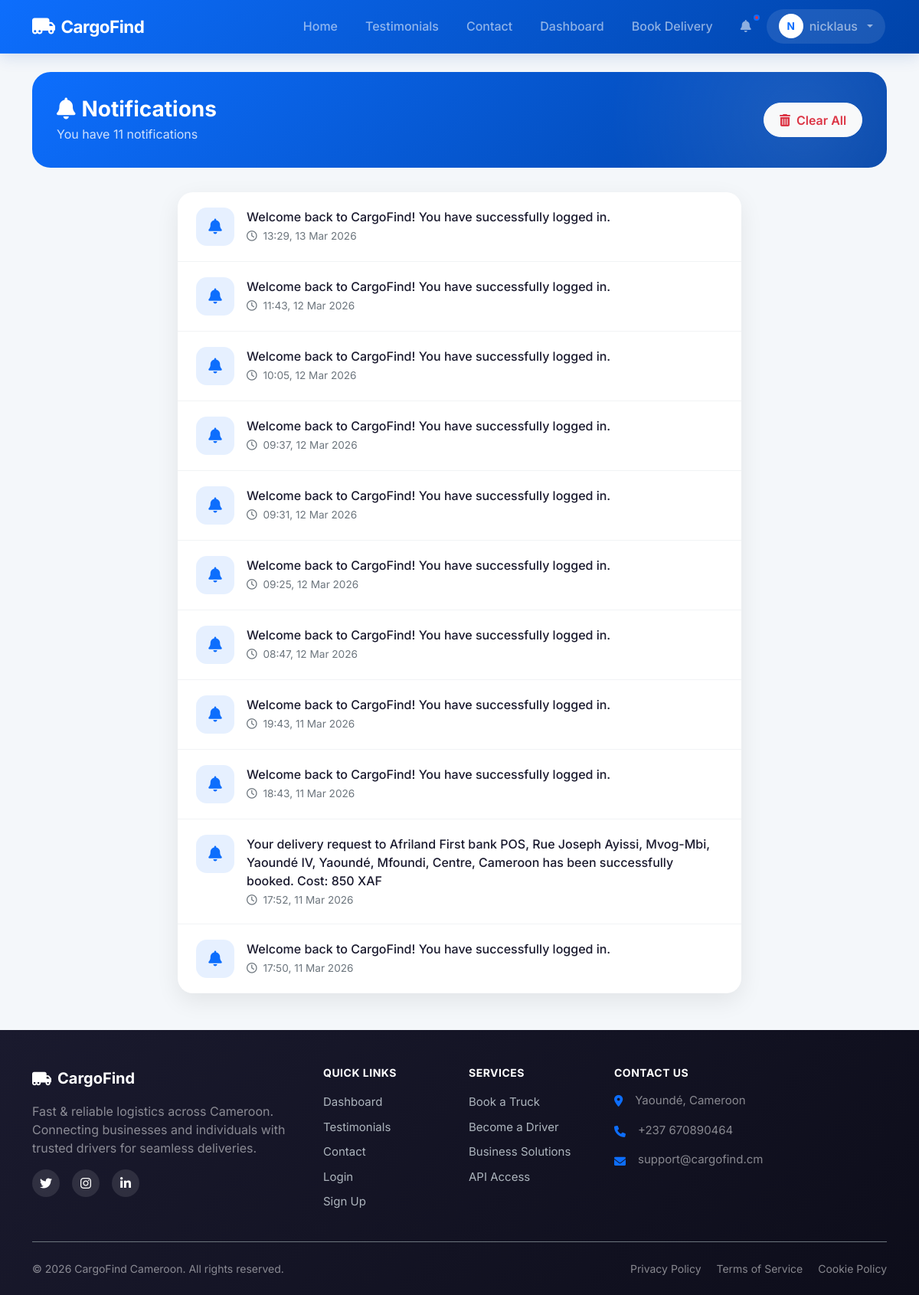
The page /notifications (signed in) on the database its author committed.
### models.py (models this page shows, shortened)
class User(UserMixin, db.Model):
    id = db.Column(db.Integer, primary_key=True)
    email = db.Column(db.String(120), unique=True, nullable=False)
    phone = db.Column(db.String(20), unique=True, nullable=False)
    password_hash = db.Column(db.String(255), nullable=False)
    full_name = db.Column(db.String(100), nullable=False)
    address = db.Column(db.String(200))
    role = db.Column(db.String(20), nullable=False) # 'customer', 'driver', 'admin'
    vehicle_type = db.Column(db.String(50)) # 'car', 'van', 'truck'
    vehicle_id = db.Column(db.String(50))
    license_url = db.Column(db.String(255))
    is_verified = db.Column(db.Boolean, default=False)
    registration_otp = db.Column(db.String(6))
    is_active = db.Column(db.Boolean, default=False)
    is_approved = db.Column(db.Boolean, default=False) # Admin approval
    current_lat = db.Column(db.Float)
    current_lng = db.Column(db.Float)
    deliveries_as_customer = db.relationship('Delivery', backref='customer', foreign_keys='Delivery.customer_id')
    deliveries_as_driver = db.relationship('Delivery', backref='driver', foreign_keys='Delivery.driver_id')
    notifications = db.relationship('Notification', backref='user', lazy=True)
    wallet = db.relationship('Wallet', backref='user', uselist=False)

class Notification(db.Model):
    id = db.Column(db.Integer, primary_key=True)
    user_id = db.Column(db.Integer, db.ForeignKey('user.id'), nullable=False)
    message = db.Column(db.String(255), nullable=False)
    is_read = db.Column(db.Boolean, default=False)
    created_at = db.Column(db.DateTime, default=datetime.utcnow)
    link = db.Column(db.String(100))

### app.py (the view)
@app.route('/notifications')
@login_required
def notifications():
    user_notifications = Notification.query.filter_by(user_id=current_user.id).order_by(Notification.created_at.desc()).all()
    for notif in user_notifications:
        notif.is_read = True
    db.session.commit()
    return render_template('notifications.html', notifications=user_notifications)

### templates/notifications.html (shortened to what this page needs)
{% extends 'base.html' %}
{% block content %}
<div class="row animate-up">
    <div class="col-12">
        <div class="page-header">
            <div class="d-flex justify-content-between align-items-center">
                <div>
                    <h1 class="page-title">
                        <i class="fas fa-bell me-2"></i>Notifications
                    </h1>
                    {% if notifications %}
                    <p class="page-subtitle">You have {{ notifications|length }} notification{{ '' if notifications|length == 1 else 's' }}</p>
                    {% else %}
                    <p class="page-subtitle">Stay updated with your deliveries</p>
                    {% endif %}
                </div>
                {% if notifications %}
                <form action="{{ url_for('clear_notifications') }}" method="POST">
                    <button type="submit" class="btn btn-light text-danger clear-btn">
                        <i class="fas fa-trash-alt me-2"></i>Clear All
                    </button>
                </form>
                {% endif %}
            </div>
        </div>
    </div>
</div>
<div class="row">
    <div class="col-lg-8 mx-auto">
        {% if notifications %}
        <div class="card notification-card">
            {% for notif in notifications %}
            <div class="notification-item" {% if notif.link %}onclick="window.location='{{ notif.link }}'" style="cursor: pointer;"{% endif %}>
                <div class="notification-icon info">
                    <i class="fas fa-bell"></i>
                </div>
                <div class="notification-content">
                    <p class="notification-message mb-0">{{ notif.message }}</p>
                    <span class="notification-time">
                        <i class="far fa-clock me-1"></i>
                        {{ notif.created_at.strftime('%H:%M, %d %b %Y') }}
                    </span>
                </div>
            </div>
            {% endfor %}
        </div>
        {% endif %}
    </div>
</div>
{% endblock %}

### templates/base.html (shortened to what this page needs)
<!DOCTYPE html>
<html lang="en">
<head>
    <link href="https://cdn.jsdelivr.net/npm/bootstrap@5.3.0/dist/css/bootstrap.min.css" rel="stylesheet">
    <link rel="stylesheet" href="https://cdnjs.cloudflare.com/ajax/libs/font-awesome/6.0.0/css/all.min.css">
    <link rel="stylesheet" href="https://unpkg.com/leaflet@1.9.4/dist/leaflet.css" />
    <link rel="stylesheet" href="{{ url_for('static', filename='css/style.css') }}">
</head>
<body class="animate-fade-in">
    <nav class="navbar navbar-expand-lg navbar-dark sticky-top">
        <div class="container">
            <a class="navbar-brand" href="{{ url_for('index') }}">
                <i class="fas fa-truck-moving"></i>
                <span>CargoFind</span>
            </a>
            <div class="collapse navbar-collapse" id="navbarNav">
                <ul class="navbar-nav ms-auto align-items-lg-center">
                    <li class="nav-item">
                        <a class="nav-link" href="{{ url_for('index') }}">
                             Home
                        </a>
                    </li>
                    <li class="nav-item">
                        <a class="nav-link" href="{{ url_for('testimonials') }}">
                             Testimonials
                        </a>
                    </li>
                    <li class="nav-item">
                        <a class="nav-link" href="{{ url_for('contact') }}">
                             Contact
                        </a>
                    </li>
                    {% if current_user.is_authenticated %}
                        {% if current_user.role == 'customer' %}
                            <li class="nav-item">
                                <a class="nav-link" href="{{ url_for('customer_dashboard') }}">
                                     Dashboard
                                </a>
                            </li>
                            <li class="nav-item">
                                <a class="nav-link" href="{{ url_for('book_delivery') }}">
                                     Book Delivery
                                </a>
                            </li>
                        {% elif current_user.role == 'driver' %}
                            <li class="nav-item">
                                <a class="nav-link" href="{{ url_for('driver_dashboard') }}">
                                    <i class="fas fa-tachometer-alt me-1 d-lg-none"></i> Driver Panel
                                </a>
                            </li>
                        {% endif %}
                        <li class="nav-item">
                            <a class="nav-link notification-badge" href="{{ url_for('notifications') }}">
                                <i class="fas fa-bell"></i>
                            </a>
                        </li>
                        <li class="nav-item dropdown">
                            <a class="nav-link nav-user dropdown-toggle" href="#" role="button" data-bs-toggle="dropdown">
                                <div class="nav-user-avatar">
                                    {{ current_user.full_name[0]|upper }}
                                </div>
                                <span class="d-none d-md-inline">{{ current_user.full_name.split()[0] }}</span>
                            </a>
                        </li>
                    {% endif %}
                </ul>
            </div>
        </div>
    </nav>
    <div class="container mt-4">
        {% block content %}{% endblock %}
    </div>
    <footer class="footer bg-dark text-white pt-5 pb-4 mt-5">
        <div class="container">
            <div class="d-none d-md-block">
                <div class="row">
                    <div class="col-lg-4 col-md-6 mb-4 mb-lg-0">
                        <a href="{{ url_for('index') }}" class="footer-brand d-flex align-items-center text-white text-decoration-none mb-3">
                            <i class="fas fa-truck-moving fa-lg me-2"></i>
                            <span class="fw-bold fs-5">CargoFind</span>
                        </a>
                        <p class="text-white-50 mb-3">Fast & reliable logistics across Cameroon. Connecting businesses and individuals with trusted drivers for seamless deliveries.</p>
                        <div class="d-flex gap-3">
                            <a href="#" class="social-link"><i class="fab fa-twitter"></i></a>
                            <a href="#" class="social-link"><i class="fab fa-instagram"></i></a>
                            <a href="#" class="social-link"><i class="fab fa-linkedin-in"></i></a>
                        </div>
                    </div>
                    <div class="col-lg-2 col-md-6 mb-4 mb-lg-0">
                        <h6 class="footer-heading text-uppercase fw-bold mb-3">Quick Links</h6>
                        <ul class="list-unstyled footer-links">
                            {% if not current_user.is_authenticated %}
                            <li><a href="{{ url_for('index') }}" class="footer-link">Home</a></li>
                            {% else %}
                            <li><a href="{% if current_user.role == 'admin' %}{{ url_for('admin_dashboard') }}{% elif current_user.role == 'driver' %}{{ url_for('driver_dashboard') }}{% else %}{{ url_for('customer_dashboard') }}{% endif %}" class="footer-link">Dashboard</a></li>
                            {% endif %}
                            <li><a href="{{ url_for('testimonials') }}" class="footer-link">Testimonials</a></li>
                            <li><a href="{{ url_for('contact') }}" class="footer-link">Contact</a></li>
                            <li><a href="{{ url_for('login') }}" class="footer-link">Login</a></li>
                            <li><a href="{{ url_for('register') }}" class="footer-link">Sign Up</a></li>
                        </ul>
                    </div>
                    <div class="col-lg-2 col-md-6 mb-4 mb-lg-0">
                        <h6 class="footer-heading text-uppercase fw-bold mb-3">Services</h6>
                        <ul class="list-unstyled footer-links">
                            <li><a href="{{ url_for('register') }}" class="footer-link">Book a Truck</a></li>
                            <li><a href="{{ url_for('register') }}" class="footer-link">Become a Driver</a></li>
                            <li><a href="{{ url_for('contact') }}" class="footer-link">Business Solutions</a></li>
                            <li><a href="{{ url_for('contact') }}" class="footer-link">API Access</a></li>
                        </ul>
                    </div>
                    <div class="col-lg-4 col-md-6">
                        <h6 class="footer-heading text-uppercase fw-bold mb-3">Contact Us</h6>
                        <ul class="list-unstyled footer-contact">
                            <li class="mb-3 d-flex align-items-start">
                                <i class="fas fa-map-marker-alt mt-1 me-3 text-primary"></i>
                                <span class="text-white-50">Yaoundé, Cameroon</span>
                            </li>
                            <li class="mb-3 d-flex align-items-center">
                                <i class="fas fa-phone mt-1 me-3 text-primary"></i>
                                <span class="text-white-50">+237 670890464</span>
                            </li>
                            <li class="mb-3 d-flex align-items-center">
                                <i class="fas fa-envelope mt-1 me-3 text-primary"></i>
                                <span class="text-white-50">support@cargofind.cm</span>
                            </li>
                        </ul>
                    </div>
                </div>
                <div class="footer-bottom border-top border-secondary mt-4 pt-4 d-flex flex-column flex-md-row justify-content-between align-items-center">
                    <p class="mb-2 mb-md-0 text-white-50">&copy; 2026 CargoFind Cameroon. All rights reserved.</p>
                    <div class="footer-bottom-links">
                        <a href="{{ url_for('privacy') }}" class="text-white-50 text-decoration-none me-3">Privacy Policy</a>
                        <a href="{{ url_for('terms') }}" class="text-white-50 text-decoration-none me-3">Terms of Service</a>
                        <a href="#" class="text-white-50 text-decoration-none">Cookie Policy</a>
                    </div>
                </div>
            </div>
        </div>
    </footer>
</body>
</html>

### rows shown on the page
User: full_name "N", full_name "nicklaus"
Notification: message "Welcome back to CargoFind! You have successfully logged in.", created_at "13:29, 13 Mar 2026"
Notification: message "Welcome back to CargoFind! You have successfully logged in.", created_at "11:43, 12 Mar 2026"
Notification: message "Welcome back to CargoFind! You have successfully logged in.", created_at "10:05, 12 Mar 2026"
Notification: message "Welcome back to CargoFind! You have successfully logged in.", created_at "09:37, 12 Mar 2026"
Notification: message "Welcome back to CargoFind! You have successfully logged in.", created_at "09:31, 12 Mar 2026"
Notification: message "Welcome back to CargoFind! You have successfully logged in.", created_at "09:25, 12 Mar 2026"
Notification: message "Welcome back to CargoFind! You have successfully logged in.", created_at "08:47, 12 Mar 2026"
Notification: message "Welcome back to CargoFind! You have successfully logged in.", created_at "19:43, 11 Mar 2026"
Notification: message "Welcome back to CargoFind! You have successfully logged in.", created_at "18:43, 11 Mar 2026"
Notification: message "Your delivery request to Afriland First bank POS, Rue Joseph Ayissi, Mvog-Mbi, Yaoundé IV, Yaoundé, Mfoundi, Centre, Cameroon has been successfully booked. Cost: 850 XAF", created_at "17:52, 11 Mar 2026"
Notification: message "Welcome back to CargoFind! You have successfully logged in.", created_at "17:50, 11 Mar 2026"

### other values the page prints
{{ notifications|length }} "11"
{{ '' if notifications|length == 1 else 's' }} "s"
